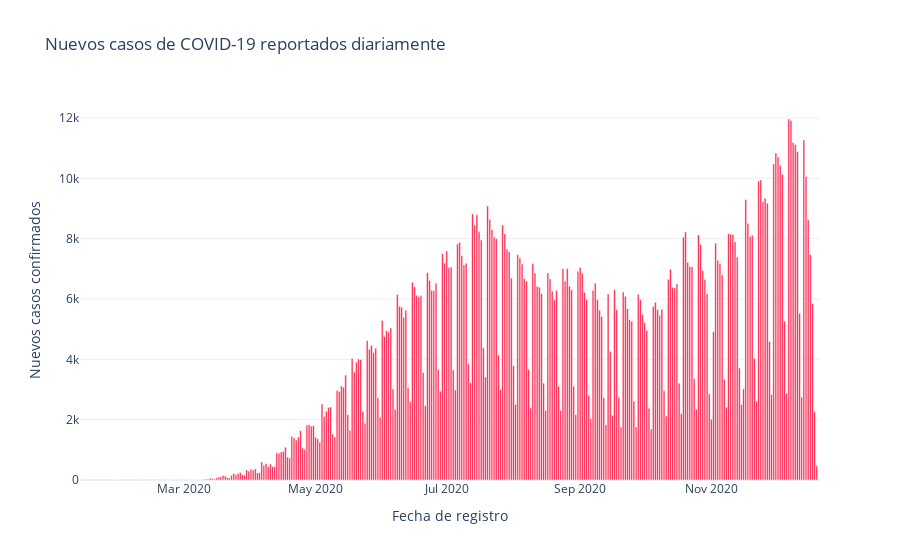
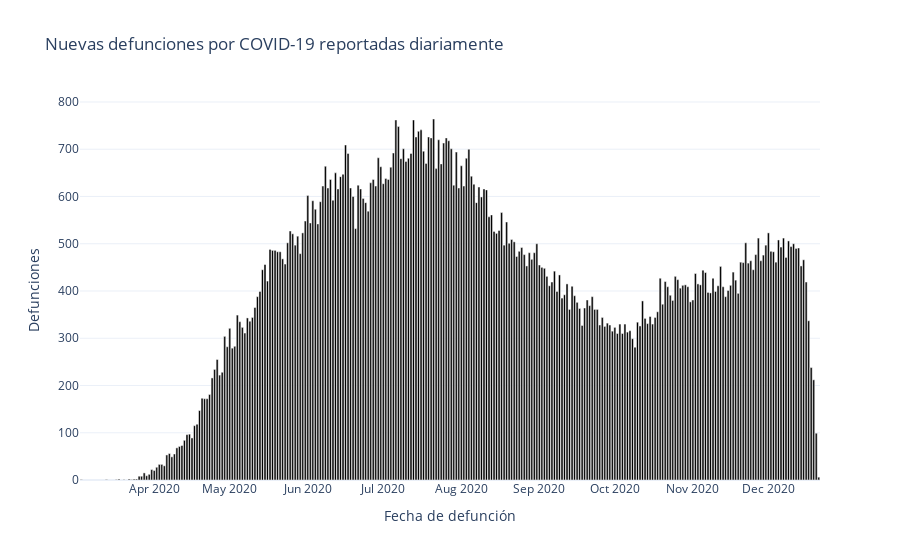

Notebook cell for these charts, in order:
### Code cell
# Bar plots for confirmed and death cases .....
fig_bar1_conf = px.bar(x =confirmados_por_fecha["fecha_ingreso"], y = confirmados_por_fecha["confirmados"], 
                    labels= dict(x = "Fecha de registro", y = "Nuevos casos confirmados"), title="Nuevos casos de COVID-19 reportados diariamente", width = 900)

fig_bar1_conf.update_traces( marker = dict(color = "#ff1744"))
fig_bar1_conf.show()

fig_bar2_def = px.bar(x = defunciones_por_fecha["fecha_defuncion"], y = defunciones_por_fecha["defunciones"],
                        labels = dict(x = "Fecha de defunción", y = "Defunciones"), title = "Nuevas defunciones por COVID-19 reportadas diariamente", width = 900)

fig_bar2_def.update_traces(marker = dict(color = "black"))
fig_bar2_def.show()

### Figure 1 — Plotly figure (JSON) as saved in the notebook; plotly's stock layout.template omitted (floating-point values rounded to 4 significant figures; data arrays with more than 128 entries replaced by an {"elided": "..."} marker saying what was removed)
{"data": [{"alignmentgroup": "True", "hovertemplate": "Fecha de registro=%{x}<br>Nuevos casos confirmados=%{y}<extra></extra>", "legendgroup": "", "marker": {"color": "#ff1744"}, "name": "", "offsetgroup": "", "orientation": "v", "showlegend": false, "textposition": "auto", "type": "bar", "x": {"elided": "303 str values"}, "xaxis": "x", "y": {"elided": "303 int values"}, "yaxis": "y"}], "layout": {"barmode": "relative", "legend": {"tracegroupgap": 0}, "title": {"text": "Nuevos casos de COVID-19 reportados diariamente"}, "width": 900, "xaxis": {"anchor": "y", "domain": [0, 1], "title": {"text": "Fecha de registro"}}, "yaxis": {"anchor": "x", "domain": [0, 1], "title": {"text": "Nuevos casos confirmados"}}}}

### Figure 2 — Plotly figure (JSON) as saved in the notebook; plotly's stock layout.template omitted (floating-point values rounded to 4 significant figures; data arrays with more than 128 entries replaced by an {"elided": "..."} marker saying what was removed)
{"data": [{"alignmentgroup": "True", "hovertemplate": "Fecha de defunción=%{x}<br>Defunciones=%{y}<extra></extra>", "legendgroup": "", "marker": {"color": "black"}, "name": "", "offsetgroup": "", "orientation": "v", "showlegend": false, "textposition": "auto", "type": "bar", "x": {"elided": "280 str values"}, "xaxis": "x", "y": {"elided": "280 int values"}, "yaxis": "y"}], "layout": {"barmode": "relative", "legend": {"tracegroupgap": 0}, "title": {"text": "Nuevas defunciones por COVID-19 reportadas diariamente"}, "width": 900, "xaxis": {"anchor": "y", "domain": [0, 1], "title": {"text": "Fecha de defunción"}}, "yaxis": {"anchor": "x", "domain": [0, 1], "title": {"text": "Defunciones"}}}}
